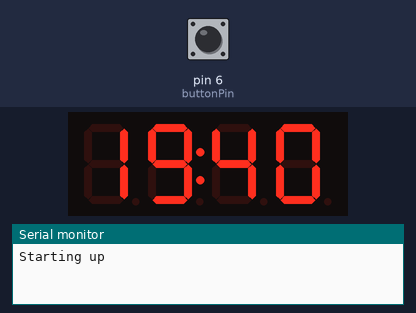
Bench run of a sketch on a simulated Arduino Uno, built with avr-gcc and run on an emulated ATmega328P. On the bench: 4-digit seven-segment display, the last lines printed to the serial monitor. Wiring (inferred from the names in the program): TM1637 display: clock pin 11; DIO pin 12. The test bench sets the inputs (shaded band); at power-on: pin 6 (buttonPin) LOW.

Above: at 1.2 s.
1.3 s: pin 6 (buttonPin) pulled HIGH for 0.15 s
2.9 s: pin 6 (buttonPin) pulled HIGH for 1 s
At 6.8 s:
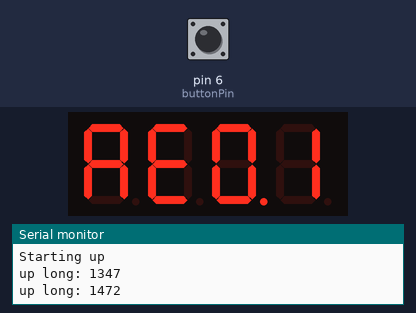
6.9 s: pin 6 (buttonPin) pulled HIGH for 3.2 s
11.6 s: pin 6 (buttonPin) pulled HIGH for 0.15 s
At 12.0 s:
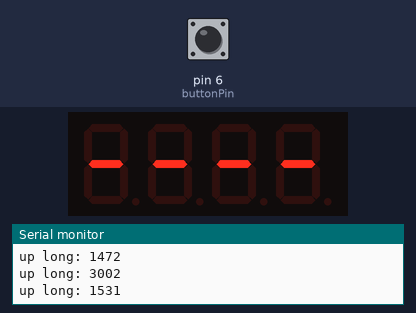
14.7 s: pin 6 (buttonPin) pulsed HIGH 2 times (0.12 s each, 0.3 s apart)
Timing chart, 0 to 17.7 s (numbered marks = the images above; inputs shaded):
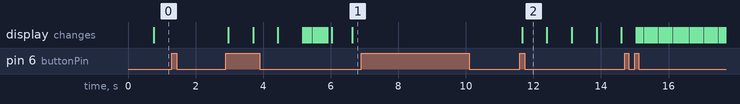

The sketch:

demo_sensors_TM1637.ino
```cpp
/**
 * Demo for displaying several values on a TM1637 4-digit display
 * and use a button to switch between different sensors, or to
 * activate an autoscroll mode.
 *
 * Code by Arthur Chargueraud.
 * This code is in the public domain.
 *
 */

//****************************************************************
// Code for custom display on TM1637

/*
 *   --A--
 *   F   B
 *   --G--
 *   E   C
 *   --D-- (X)       (X=decimal point)
 * for a code, start with "Ob" then control segments: XGFEDCBA
 * e.g. E is written 0b01111001.
 */


//****************************************************************

#include <AC_TM1637.h>
#include <AC_Button.h>


//****************************************************************
// Configuration

// Button
const int longClickDuration = 1000; // milliseconds
const int buttonPin = 6;
AC_Button button(buttonPin);

// Display
const int displayPinCLK = 11;
const int displayPinDIO = 12;
AC_TM1637 display(displayPinCLK, displayPinDIO);

// Panels
const int panelAutoScrollDelay = 700; // milliseconds
const boolean panelAutoScrollInitial = true;


//****************************************************************
// Sensors

int counter = 0;
float temperature = 19.4;
float voltage = 14.5;
long startDate = 0;


//****************************************************************
// Display panel sensors

int panel = 0;
boolean panelAutoScroll = panelAutoScrollInitial;
long dateLastChange = 0;

const int nbPanels = 8; // nb different panels to show

void panelDisplay() {
  if (panel == 0) {
    byte segs[4] = { 0b01000000, 0b01000000, 0b01000000, 0b01000000 };
    display.setSegments(segs);

  } else if (panel == 1) {
    display.showFloat(temperature, 2);

  } else if (panel == 2) {
    display.showFloat(voltage, 1, true); // with leading zero; display 014.5

  } else if (panel == 3) {
    display.setDigits(0, 0, 0, 1);

  } else if (panel == 4) {
    display.showTime(14, 32); // display 14:32

  } else if (panel == 5) {
    display.showInt(counter % 10000);

  } else if (panel == 6) {
    int duration = (millis() - startDate) / 1000; // seconds
    display.showInt(duration);

  } else if (panel == 7) {
    byte segs[4] = { 0b01110111, 0b01111001, 0b10111111, 0b00000110 };
    display.setSegments(segs);

  } else if (panel == 8) {
    display.setDigits(0,0,0,0);
  }
}


//****************************************************************
// Display panel generic

void panelNext() {
  panel = (panel+1) % nbPanels;
  dateLastChange = millis();
}

void panelUpdate() {
  if (   panelAutoScroll
      && (millis() - dateLastChange > panelAutoScrollDelay)) {
    panelNext();
  }
  panelDisplay();
}

void panelToggleAutoScroll() {
  panelAutoScroll = ! panelAutoScroll;
}


//****************************************************************
// Click Handlers

void upEvent() {
  Serial.print("up short: ");
  Serial.println(button.downDuration());
  panelNext();
  panelUpdate();
}

void upLongEvent() {
  Serial.print("up long: ");
  Serial.println(button.downDuration());
  panelToggleAutoScroll();
}


//****************************************************************
// setup

void setup()
{
  // serial
  Serial.begin(9600);

  // display
  display.begin();
  display.setDigits(0,0,0,0);

  // button
  button.begin();
  button.setLongPeriodDuration(longClickDuration);
  button.onUp(upEvent);
  button.onUpLong(upLongEvent);

  // sensors
  startDate = millis();

  // ready
  Serial.println("Starting up");
}


//****************************************************************
// loop

void loop()
{
  button.poll();
  panelUpdate();

  // sensors
  counter++;

  delay(50);
}
```

Measured:
- after the input at 2.9 s, the display: first changes after 0.07 s (image 1 shows a later state)
- after the input at 11.6 s, the display: changes after 0.06 s (image 2)
